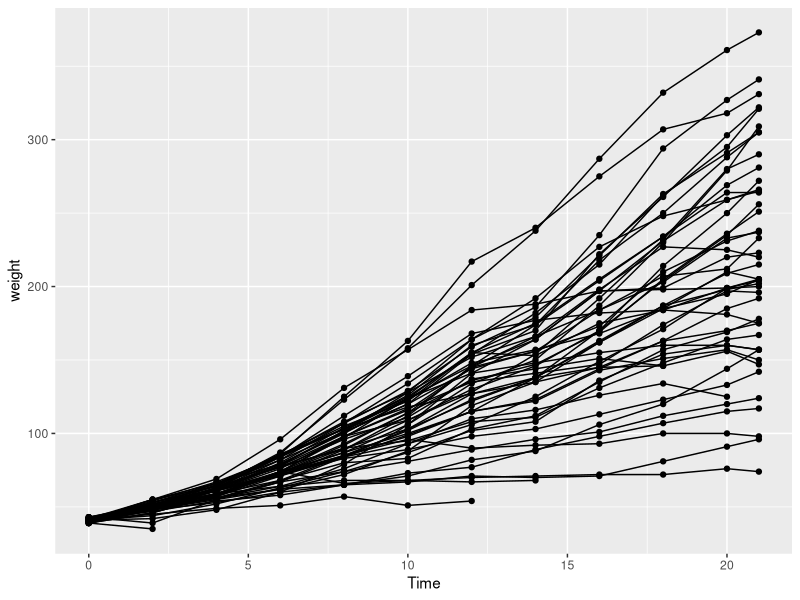
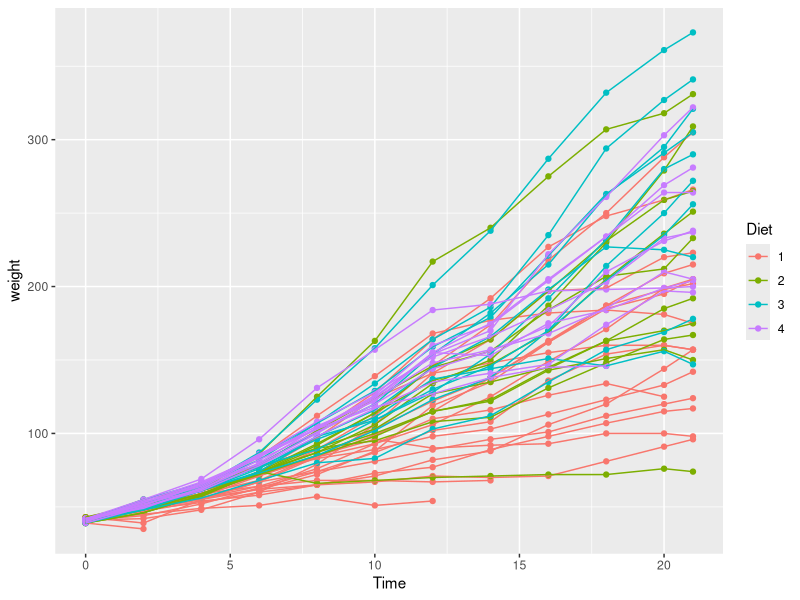
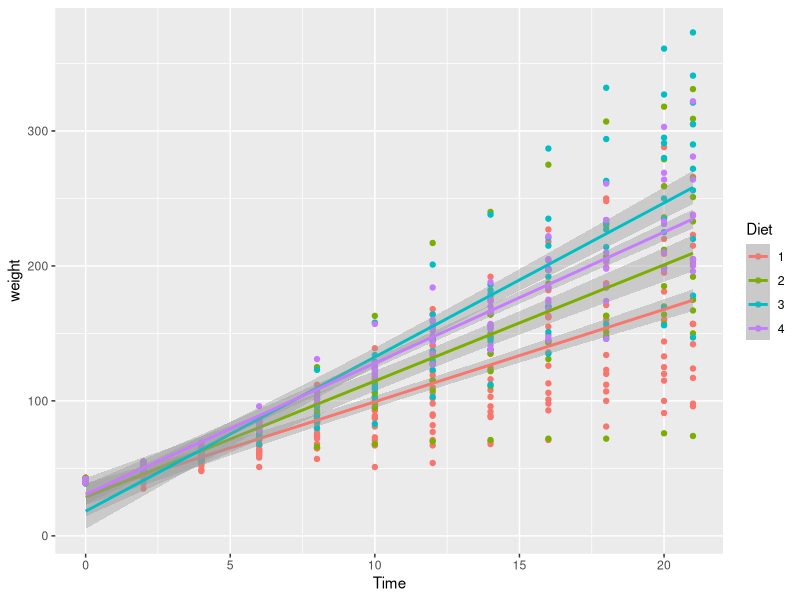
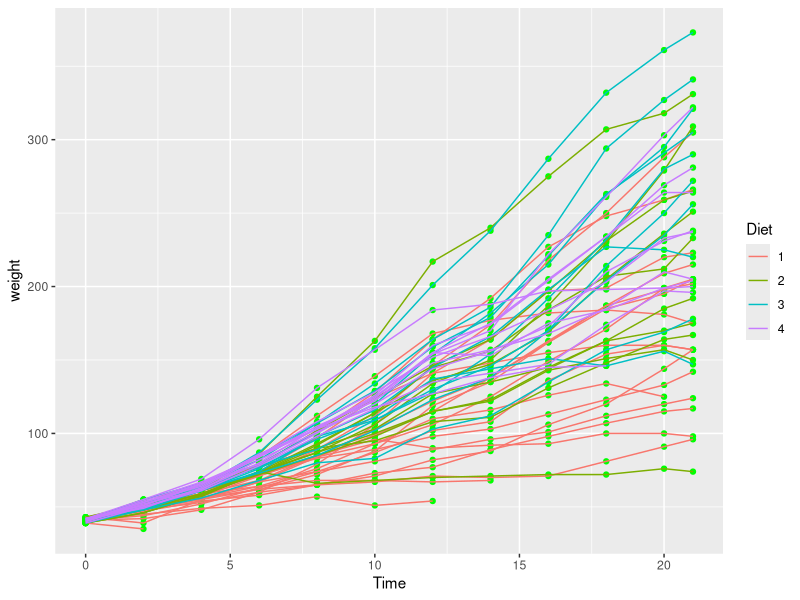
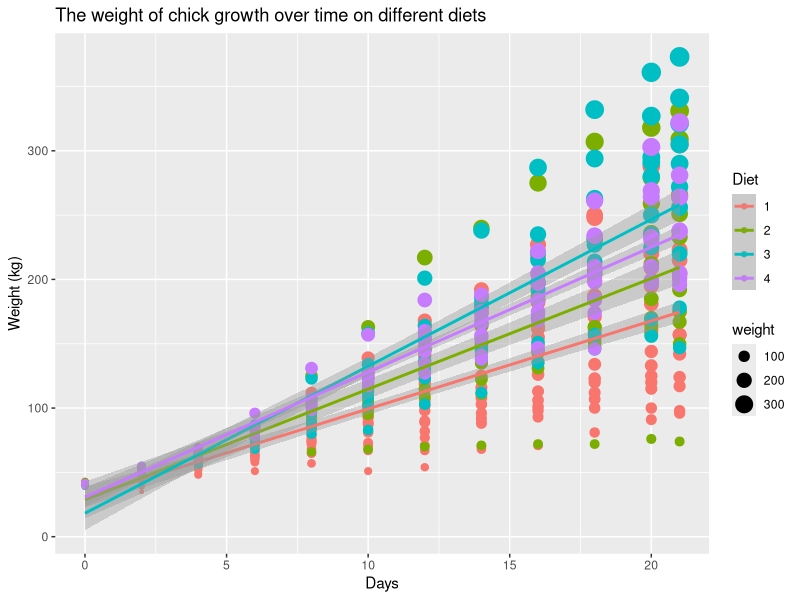
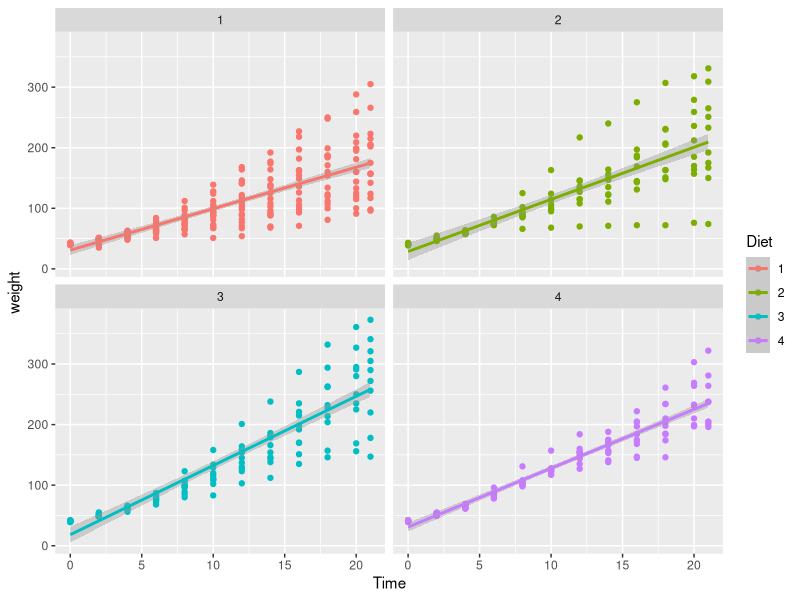
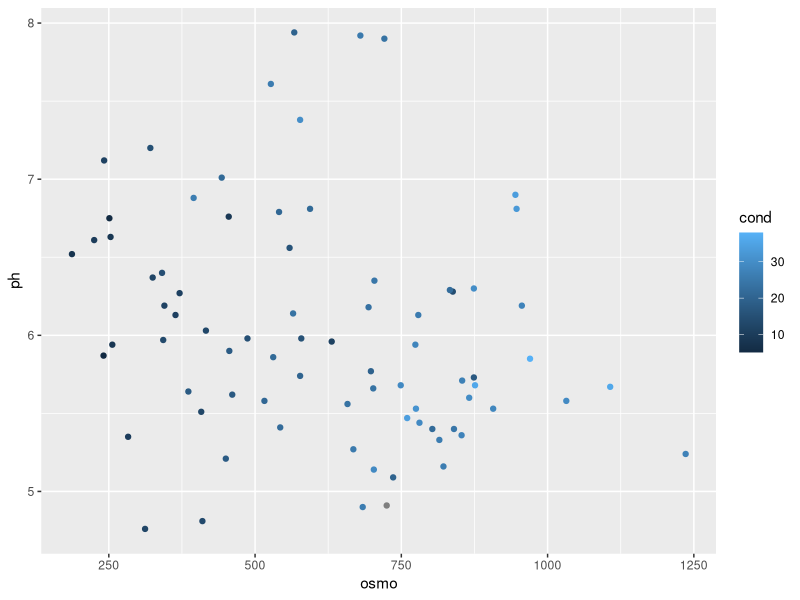
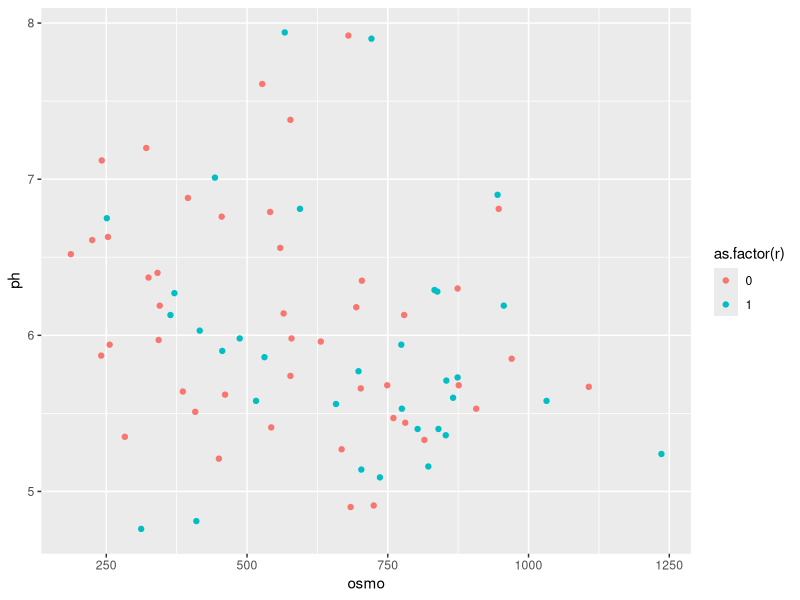

These figures' R source, in order: (Note: this script raises an error after producing the figures.)
#plotting in R using ggplots2
#day2
#Mihle Gayiza
#30th Jan 2019

#load library
library(tidyverse)

chicks <- datasets::ChickWeight
??ChickWeight

ggplot(data = chicks, aes(x = Time, y = weight)) +  #specify data #aes (aestethic) specify x n y
  geom_point() +                                   #when plotting you use +, same as %>% 
  geom_line(aes(group = Chick))                     #when plotting you use group, same as group by


ggplot(chicks, aes(x = Time, y = weight, colour = Diet)) + #for time effeciency entry is dataset
  geom_point() +
  geom_line(aes(group = Chick))

ggplot(chicks, aes(x = Time, y = weight, colour = Diet)) +
  geom_point() +
  geom_smooth(method = "lm")    #geom smooth averages the data and creates a smooth line #lm is a linear model

ggplot(chicks, aes(x = Time, y = weight, colour = Diet)) + 
  geom_point(colour = "green") +
  geom_line(aes(group = Chick))


ggplot(chicks, aes(x = Time, y = weight, colour = Diet)) + 
  geom_point(aes(size = weight)) +            #point size to show the weight
  geom_smooth(method = "lm") +
  labs(x = "Days", y = "Weight (kg)") + #when you want to rename the label
  ggtitle("The weight of chick growth over time on different diets")
  theme_bw()                            #changing appearance of graph
  
  #FACETTING IN GGPLOT
  library(ggpubr)

  ggplot(chicks, aes(x = Time, y = weight, colour = Diet)) +
    geom_point() +
    geom_smooth(method = "lm") +
    facet_wrap(~Diet, ncol = 2)  #~tells us that the data we want to split, ncol is the number of columns we want to split the data into

chicks_2 <- chicks %>%             #create new dataset
  filter(Time == 21)             #show only day 21

plot_1 <- ggplot(chicks, aes(x = Time, y = weight, colour = Diet)) +
  geom_point() +
  geom_line(aes(group = Chick)) +
  ggtitle("A1")
  

plot_2 <- ggplot(chicks, aes(x = Time, y = weight, colour = Diet)) +
  geom_point() +
  geom_smooth(method = "lm") +
  ggtitle("B")


plot_3 <- ggplot(data = chicks_2, aes(x = weight)) +
  geom_histogram(aes(fill = Diet), position = "dodge", binwidth = 100) +  #with histogram always use dodge
  labs(x = "Final Mass (g)", y = "Count")

plot_4 <- ggplot(data = chicks_2, aes(x = Diet, y = weight)) +
  geom_boxplot(aes(fill = Diet)) +
  labs(x = "Diet", y = "Final Mass (g)")

plot_combined <- ggarrange(plot_1, plot_2, plot_3, plot_4)

##3rd library
library(boot)
urine <- boot::urine
??urine

 urine %>% 
  select(-cond)     #excluding a column
 
 ggplot(data = urine, aes(x = osmo, y = ph)) +
   geom_point(aes(colour = cond))

 ggplot(data = urine, aes(x = osmo, y = ph)) +
   geom_point(aes(colour = as.factor(r)))    #as."factor" tells r to read as a factor
 
 dd